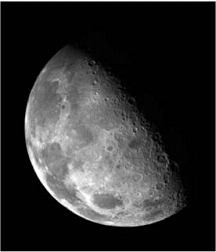
#> input picture Aula05_Lab/img/Laboratorio_4_1.tif, 216 x 252 px, found by its file name
$ python Q_04.py
#> lines starting #> are read from the running program, lines starting #| are printed output that depends on the picture; after the words box and inside, x2 and y2 are one past the last pixel; in counts of white or black regions, pixels touching at a corner belong together
"""
Questão 04:
Execute o código abaixo e interprete os resultados. Informe o tipo de processamento
executado sobre a imagem. Qual a frequência de corte utilizada?
"""

# Imports
import numpy as np
from matplotlib import pyplot as plt
from scipy.fftpack import fft2, fftshift, ifft2
from skimage.io import imread

I = imread('./img/Laboratorio_4_1.tif', as_gray=True)
#> I is the input picture: shape (252, 216); min 0, max 255, mean 48.1
F = fft2(I)
F = fftshift(F)
l, c = F.shape
#> l = 252; c = 216
H = np.zeros((l, c), dtype=int)
F_corte = 30
centro = (l//2, c//2)
#> centro = (126, 108)


def d_euclidiana(p, q):
    x, y = p
    s, t = q
    d = np.sqrt((x-s)**2 + (y-t)**2)
    return d


for i in range(l):
    for j in range(c):
        p = (i, j)
        D = d_euclidiana(centro, p)
        if D <= F_corte:
            H[i, j] = 1
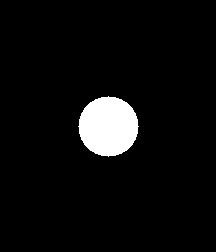
#> H: shape (252, 216) int64; values 0 (black) and 1 (white), 5.2% white; 1 white region, box (x1, y1, x2, y2) and area: (78, 96, 139, 157) 2821

F_new = F*H
I_filt = ifft2(F_new)

plt.figure(figsize=[10, 10])
plt.subplot(2, 2, 1)
plt.imshow(I, cmap='gray')
plt.subplot(2, 2, 2)
F_abs = np.abs(F)
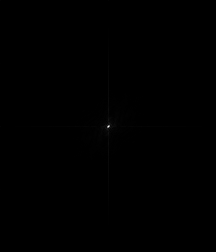
#> F_abs: shape (252, 216) float64; min 0.363, max 2620768, mean 2814.8; drawn with min black and max white
f_ganho = np.log10(F_abs)
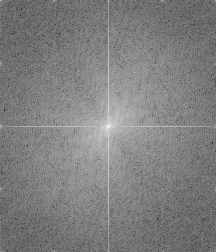
#> f_ganho: shape (252, 216) float64; min -0.44, max 6.42, mean 2.99; drawn with min black and max white
F_abs = 255*f_ganho/np.max(f_ganho)
plt.imshow(F_abs, cmap='gray')
plt.subplot(2, 2, 3)
plt.imshow(H, cmap='gray')
plt.subplot(2, 2, 4)
plt.imshow(np.abs(I_filt), cmap='gray')

plt.tight_layout()  # Ajuste automático no espaçamento entre subplots
plt.show()  # Exibindo todas as imagens criadas.
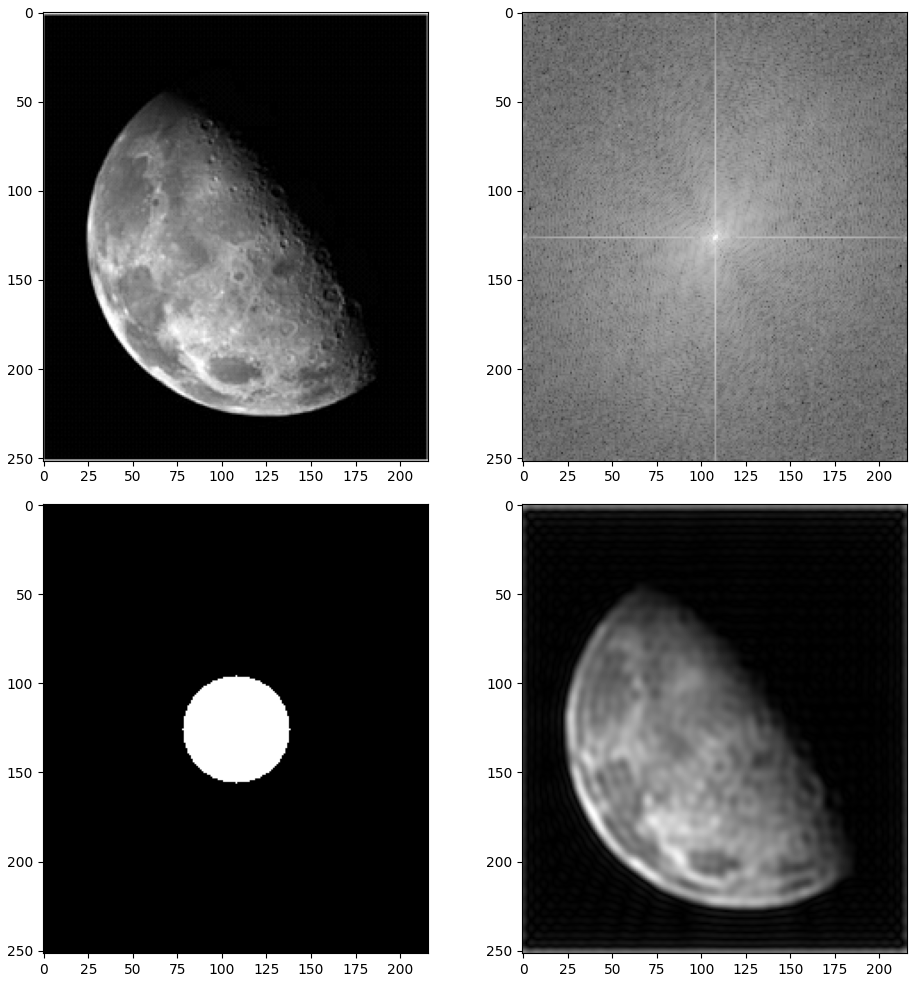
#> figure drawn by matplotlib, 4 panels
